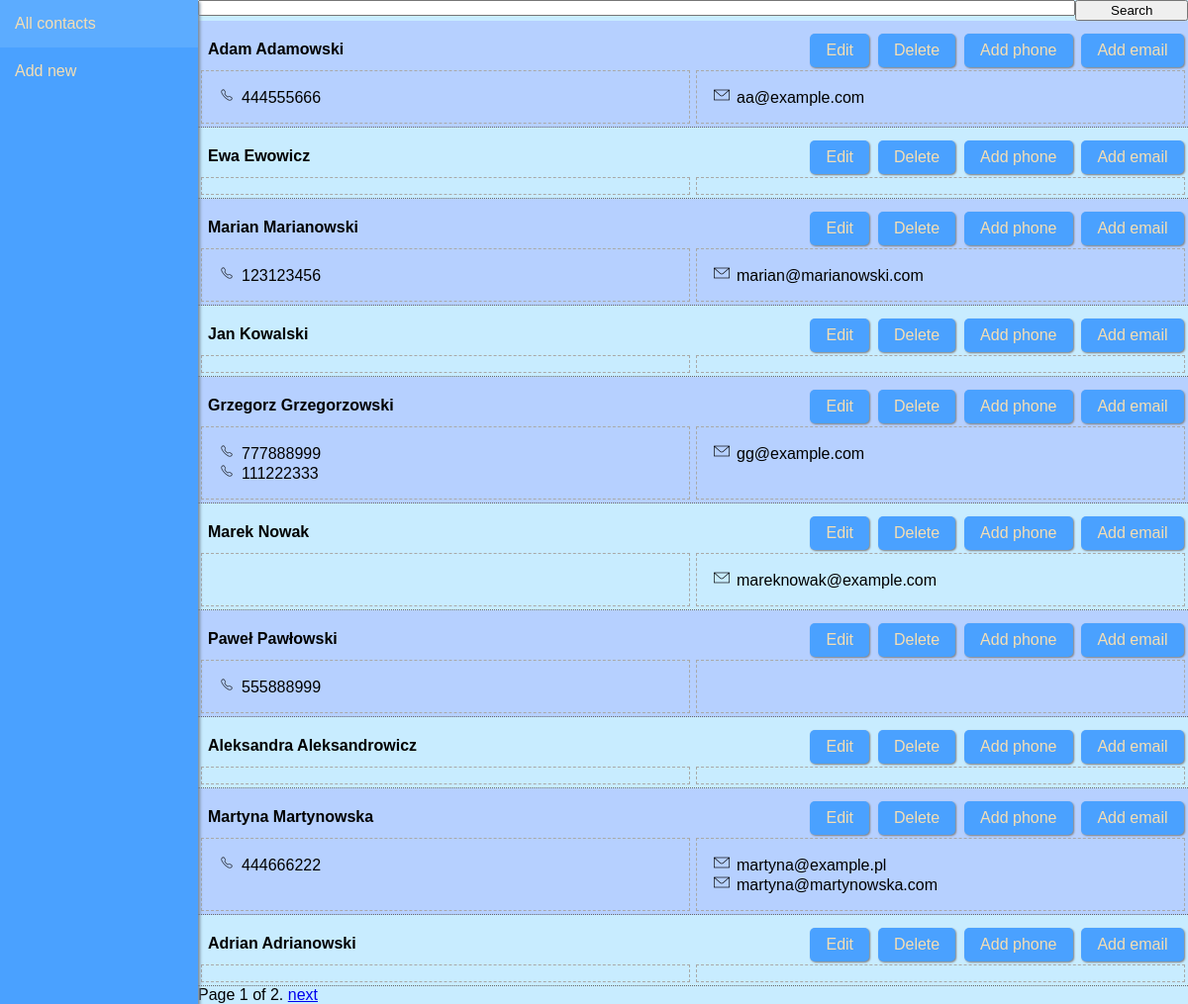
The page /phone_book/ on the database its author committed.
### phone_book/models.py (models this page shows, shortened)
class Person(models.Model):
    first_name = models.CharField(max_length=50)
    last_name = models.CharField(max_length=50)
    def __str__(self):
        return f'{self.first_name} {self.last_name}'

class Phone(models.Model):
    person = models.ForeignKey(Person, on_delete=models.PROTECT)
    phone = models.CharField(max_length=50)
    def __str__(self):
        return self.phone

class Email(models.Model):
    person = models.ForeignKey(Person, on_delete=models.PROTECT)
    email = models.EmailField()
    def __str__(self):
        return self.email

### phone_book/views.py (the view)
# urls.py: path('', views.PersonListView.as_view(), name='contacts'),
class PersonListView(ListView):
    model = Person
    paginate_by = 10

### phone_book/templates/phone_book/person_list.html (shortened to what this page needs)
{% extends 'phone_book/base.html' %}
{% load i18n %}
{% block content %}
<form action="{% url 'phone_book:search' %}" method="get" class="search"><input type="text" name="q">
    <input type="submit" value="{% trans 'Search' %}"></form>
<div class="contact-list">
{% if person_list %}
    {% for person in person_list %}
        <div class="person">
            <div>
                <div class="person-header">
                    <div class="person-name">
                        <div>{{ person }}</div>
                    </div>
                    <div class="person-buttons">
                        <a class="button" href="{% url 'phone_book:edit-contact' person.pk %}">{% trans 'Edit' %}</a>&nbsp
                        <a class="button" href="{% url 'phone_book:delete-contact' person.pk %}">{% trans 'Delete' %}</a>&nbsp
                        <a class="button" href="{% url 'phone_book:add-phone' person.pk %}">{% trans 'Add phone' %}</a>&nbsp
                        <a class="button" href="{% url 'phone_book:add-email' person.pk %}">{% trans 'Add email' %}</a>&nbsp;
                    </div>
                </div>
            </div>
            <div class="person-details">
                <div class="phones">
                    <ul>
                    {% for phone_number in person.phone_set.all %}
                        <li>{{ phone_number }}</li>
                    {% endfor %}
                    </ul>
                </div>
                <div class="emails">
                    <ul>
                    {% for email in person.email_set.all %}
                        <li>{{ email }}</li>
                    {% endfor %}
                    </ul>
                </div>
            </div>
        </div>
    {% endfor %}
{% else %}
    Your contact list is empty.
{% endif %}
</div>
{% endblock %}

### phone_book/templates/phone_book/base.html (shortened to what this page needs)
{% load i18n %}
<!DOCTYPE html>
<html lang="en">
<head>
  {% load static %}
  <link rel="stylesheet" href="{% static 'phone_book/css/style.css' %}">
</head>
<body>
    <div class="container">
      <aside class="item">
        <nav class="">
          <div><a href="{% url 'phone_book:contacts' %}">{% trans 'All contacts' %}</a></div>
          <div><a href="{% url 'phone_book:add-contact' %}">{% trans 'Add new' %}</a></div>
        </nav>
      </aside>
      <main class="item">
          {% block content %}{% endblock %}
          {% block pagination %}
              {% if is_paginated %}
                  <div>
                    <span>
                        <span>
                            Page {{ page_obj.number }} of {{ page_obj.paginator.num_pages }}.
                        </span>
                        {% if page_obj.has_next %}
                            <a href="{{ request.path }}?page={{ page_obj.next_page_number }}">{% trans 'next' %}</a>
                        {% endif %}
                    </span>
                  </div>
              {% endif %}
          {% endblock %}
      </main>
    </div>
</body>
</html>

### phone_book/static/phone_book/css/style.css (style rules this page uses)
body { margin: 0; font-family: sans-serif; background-color: #c8ecff; }
.container { display: flex; margin: 0; padding: 0; width: 100%; flex-wrap: wrap; height: 100vh; }
aside { flex: 1; }
main { flex: 5; }
aside { padding: 0; background-color: #4aa1ff; box-shadow: 2px 2px 3px lightslategrey; z-index: 1; }
aside nav div a { color: wheat; font-family: sans-serif; display: block; text-decoration: none; line-height: 300%; white-space: nowrap; }
aside nav div { margin: 0; padding-left: 15px; padding-right: 10px; }
.search { display: flex; flex-wrap: wrap; }
.search input[type=text] { flex: 9; max-height: 10px; }
.search input[type=submit] { flex: 1; }
.contact-list { overflow: auto; }
.person { width: 100%; padding-top: 10px; background-color: #b6d0ff; border-bottom: 1px dimgrey dotted; }
.person:nth-child(even) { background-color: #c8ecff; }
.person-details { display: flex; flex-wrap: wrap; }
.emails, .phones { border: darkgrey 1px dashed; flex: 1; margin: 3px; }
.emails ul li { list-style-image: url("../img/envelope.png"); }
.phones ul li { list-style-image: url("../img/phone.png"); }
.person-header { display: flex; justify-content: space-between; width: 100%; flex-wrap: wrap; }
.person-name { margin-left: 10px; font-weight: bold; position: relative; }
.button { display: inline-block; padding: 8px 16px; text-decoration: none; color: wheat; background-color: #4aa1ff; text-align: center; cursor: pointer; white-space: nowrap; border-radius: 5px 5px; box-shadow: 1px 1px 2px grey; margin-top: 3px; }
@media (min-width: 768px) { .person-name div { position: relative; top: 50%; transform: translateY(-50%); } }

### rows shown on the page
Person: first_name+last_name "Adam Adamowski"
Phone: phone "444555666"
Email: email "aa@example.com"
Person: first_name+last_name "Ewa Ewowicz"
Person: first_name+last_name "Marian Marianowski"
Phone: phone "123123456"
Email: email "marian@marianowski.com"
Person: first_name+last_name "Jan Kowalski"
Person: first_name+last_name "Grzegorz Grzegorzowski"
Phone: phone "777888999"
Phone: phone "111222333"
Email: email "gg@example.com"
Person: first_name+last_name "Marek Nowak"
Email: email "mareknowak@example.com"
Person: first_name+last_name "Paweł Pawłowski"
Phone: phone "555888999"
Person: first_name+last_name "Aleksandra Aleksandrowicz"
Person: first_name+last_name "Martyna Martynowska"
Phone: phone "444666222"
Email: email "martyna@example.pl"
Email: email "martyna@martynowska.com"
Person: first_name+last_name "Adrian Adrianowski"

### other values the page prints
{{ page_obj.number }} "1"
{{ page_obj.paginator.num_pages }} "2"
